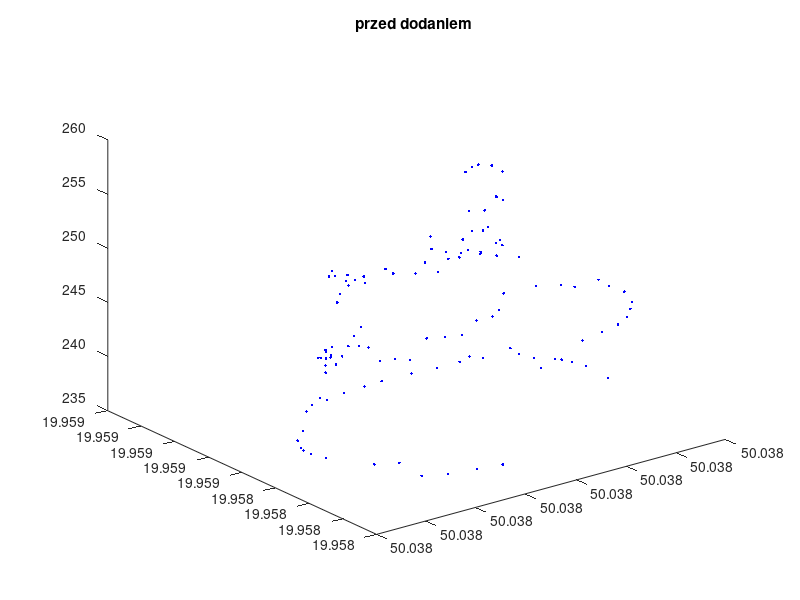
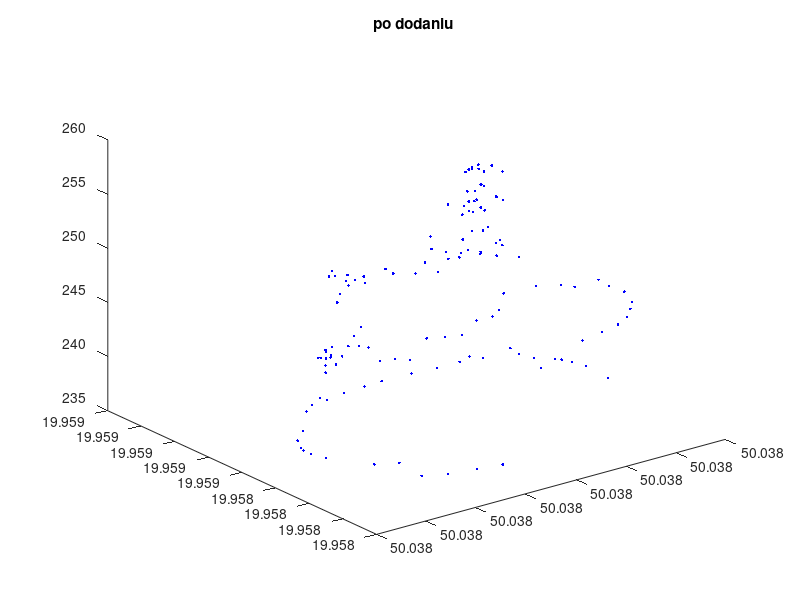
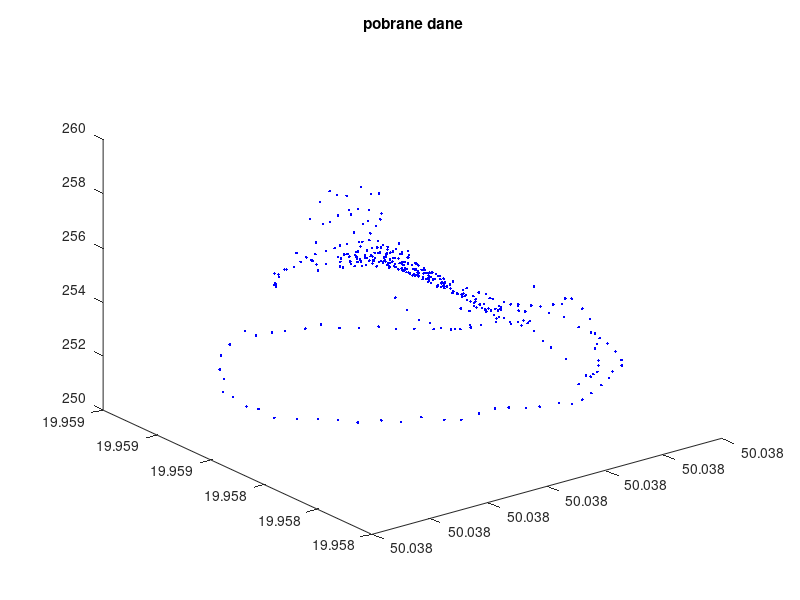

Write MATLAB code to recreate these figures, in order. (Note: this script raises an error after producing the figures.)
% interp_obiekt3D.m
clear all; close all;
%load(’X.mat’);
method = 'natural';
load('krak_zebrane.dat'); X=krak_zebrane;
load("pobrane.txt"); A=pobrane;
[val, idx] = max(X(:,3));
extraPoints = zeros(1, 3);

for i = 1:length(X)
    if X(i,3) >= 253
        x1 = (X(i,1) + X(idx,1))/2;
        y1 = (X(i,2) + X(idx,2))/2;
        z1 = (X(i,3) + X(idx,3))/2;
        extraPoints = cat(1,extraPoints, [x1, y1, z1]);
    end
end

extraPoints = extraPoints(2:end, :);
Y = cat(1, X, extraPoints);

figure; grid; plot3( X(:,1), X(:,2), X(:,3), 'b.' ); title("przed dodaniem");
figure; grid; plot3( Y(:,1), Y(:,2), Y(:,3), 'b.' ); title("po dodaniu");
figure; grid; plot3( A(:,1), A(:,2), A(:,3), 'b.' ); title("pobrane dane");

% x = X(:,1); y = X(:,2); z = X(:,3);                                 % pobranie x,y,z                                       %Macierz zawierająca te punkty, które zabraliśmy powyżej.
% xvar = min(x) : (max(x)-min(x))/75 : max(x); % zmiennosc x
% yvar = min(y) : (max(y)-min(y))/75 : max(y); % zmiennosc y
% [Xi,Yi] = meshgrid( xvar, yvar );                                   % siatka interpolacji xi, yi
% out = griddata( x, y, z, Xi,Yi, method );                          % interp: nearest, linear, natural, spline (v4), cubic
% out = circlify(out, 30, 45, 23)
% figure; surf( out, LineStyle=":", LineWidth=0.1 ); title("interolacja bez dodanych punktów") % rysunek

interpolate(X, 75, "przed dodaniem punktów", method, 23);
interpolate(Y, 75, "po dodaniu punktów", method, 23);
interpolate(A, 75, "pobrane dane", method, 200);

% x1 = Y(:,1); y1 = Y(:,2); z1 = Y(:,3);                                 % pobranie x,y,z                                         %Macierz zawierająca te punkty, które zabraliśmy powyżej.
% xvar1 = min(x1) : (max(x1)-min(x1))/75 : max(x1); % zmiennosc x
% yvar1 = min(y1) : (max(y1)-min(y1))/75 : max(y1); % zmiennosc y
% [Xi1,Yi1] = meshgrid( xvar1, yvar1 );                                   % siatka interpolacji xi, yi
% out1 = griddata( x1, y1, z1, Xi1,Yi1, method );                          % interp: nearest, linear, natural, spline (v4), cubic
% out1 = circlify(out1, 30, 45, 23)
% figure; surf( out1, LineStyle=":", LineWidth=0.1 ); title("interpolacja z dodanymi punktami")  % rysunek


function back = interpolate(Z, zmiennosc, tytul, method, radius)
x1 = Z(:,1); y1 = Z(:,2); z1 = Z(:,3);                                 % pobranie x,y,z                                         %Macierz zawierająca te punkty, które zabraliśmy powyżej.
xvar1 = min(x1) : (max(x1)-min(x1))/zmiennosc : max(x1); % zmiennosc x
yvar1 = min(y1) : (max(y1)-min(y1))/zmiennosc : max(y1); % zmiennosc y
[Xi1,Yi1] = meshgrid( xvar1, yvar1 );                                   % siatka interpolacji xi, yi
out1 = griddata( x1, y1, z1, Xi1,Yi1, method );
out1 = circlify(out1, 30, 45, radius)
figure; surf( out1, LineStyle=":", LineWidth=0.1 ); title(tytul)  % rysunek


end

function out = circlify(meshdata, centerX, centerY, radius)
    out = meshdata
    for x = 1:size(meshdata, 1)
        for y = 1:size(meshdata,2)
            if sqrt((centerX - x)^2 + (centerY - y)^2) > radius
                out(x,y) = NaN;
            end
        end
    end
end